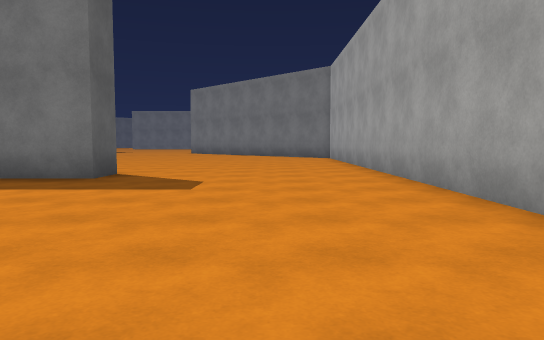
View 1 (above)

24 first-person views from a walk through a Unity game level. The camera is 1.2 m above the floor, tilts 4° down and sees 70° across. The floor is counted in squares, 2 m on a side. Each view is taken from the middle of a square. On the plan, view 1 faces up. The plan holds only what a view shows up to about 11 squares ahead; the rest is blank. The place goes on beyond the plan. Surface patterns are stand-ins for the level's own textures.

View 2
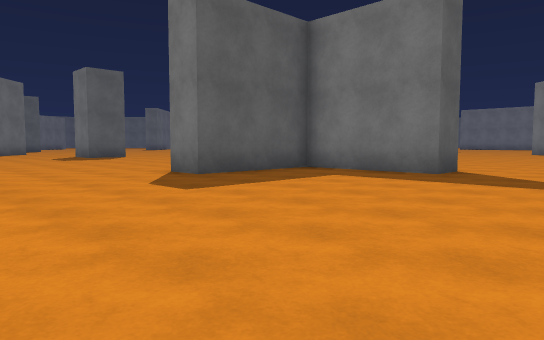

View 3
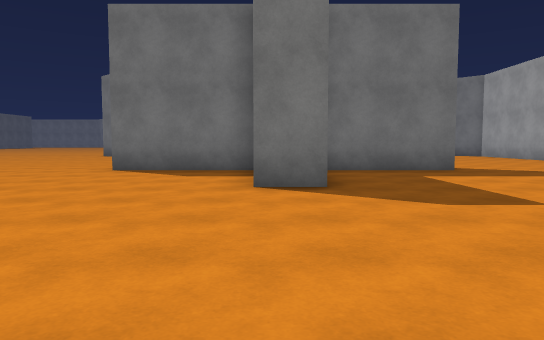

View 4
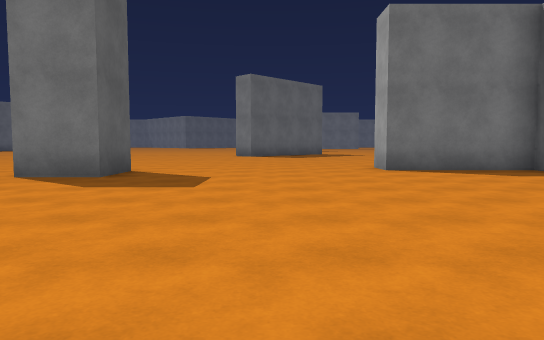

View 5
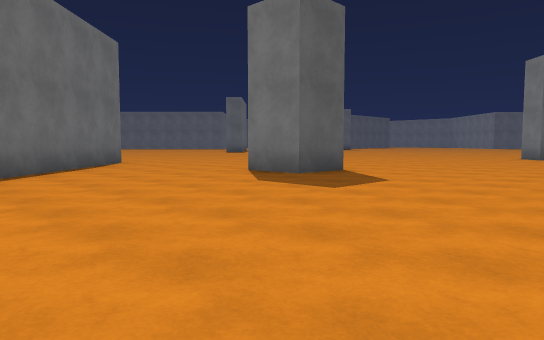

View 6
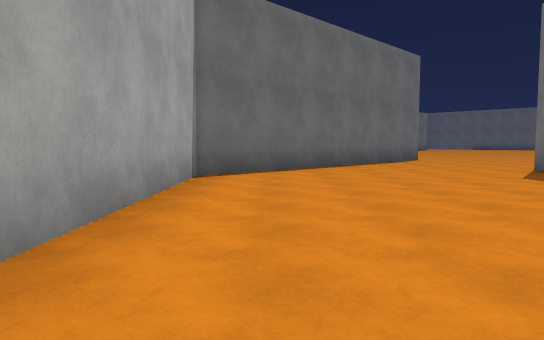

View 7
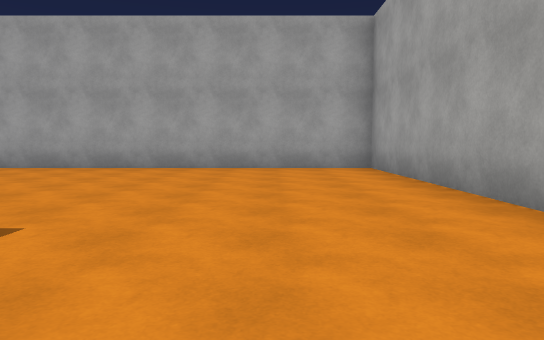

View 8
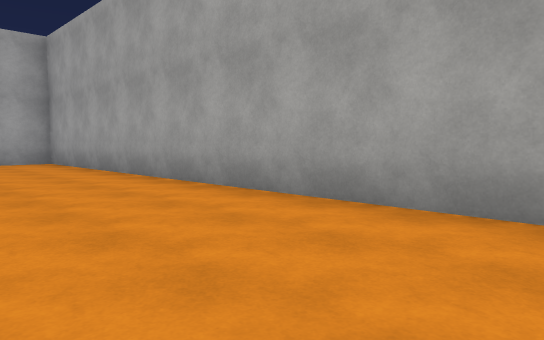

View 9
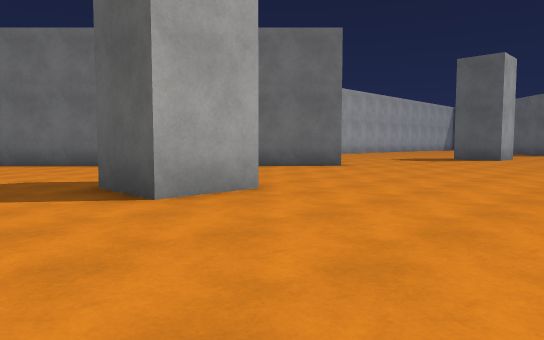

View 10
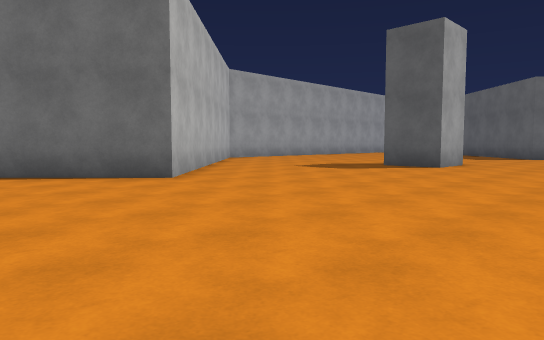

View 11
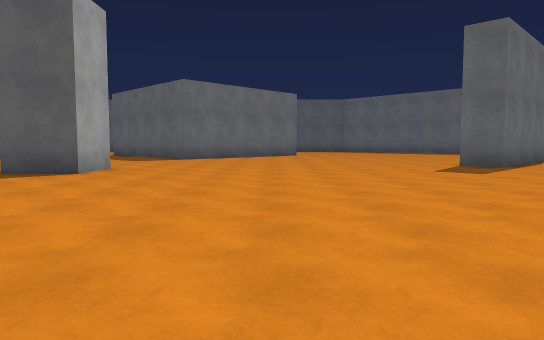

View 12
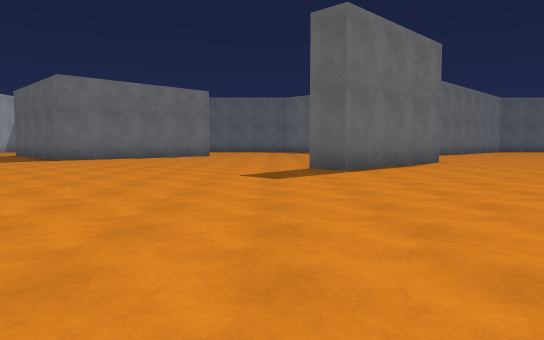

View 13
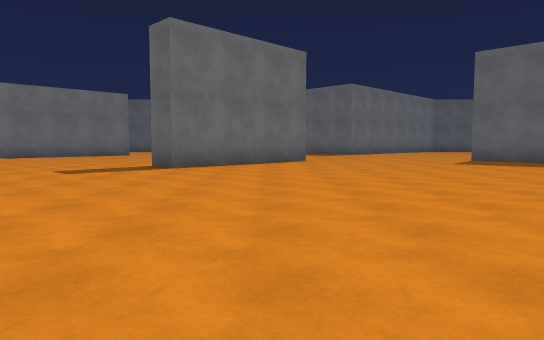

View 14
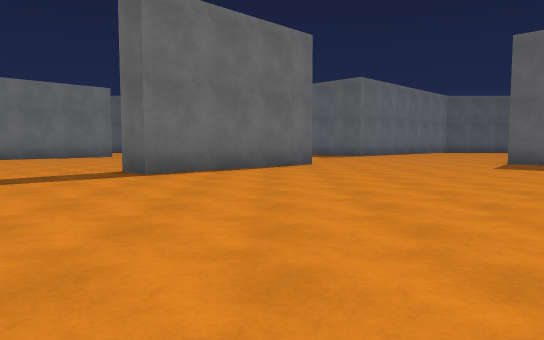

View 15
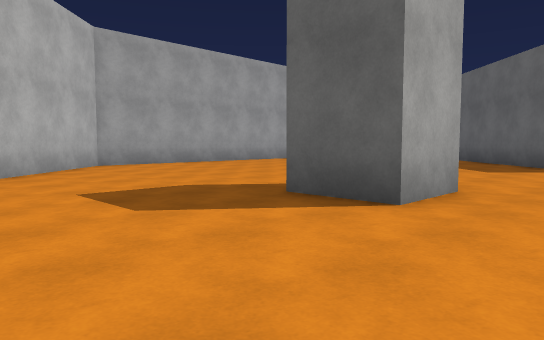

View 16
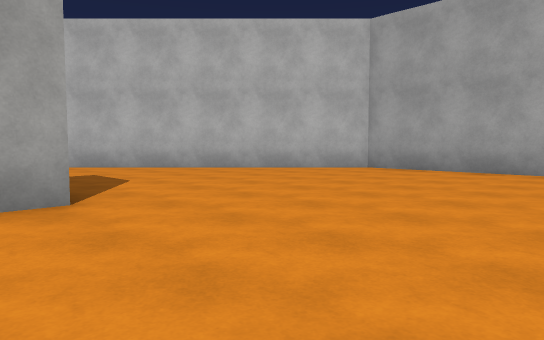

View 17
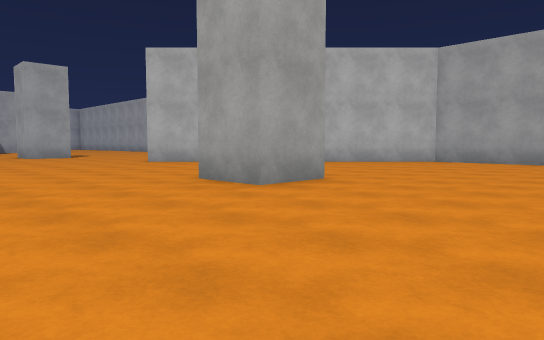

View 18
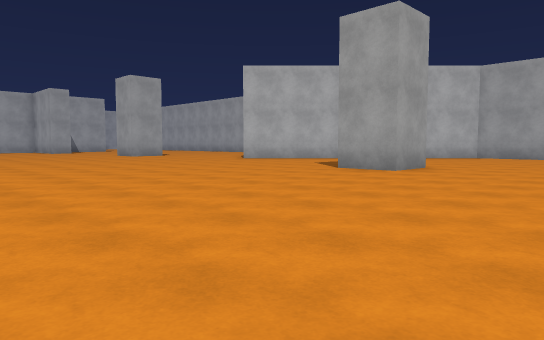

View 19
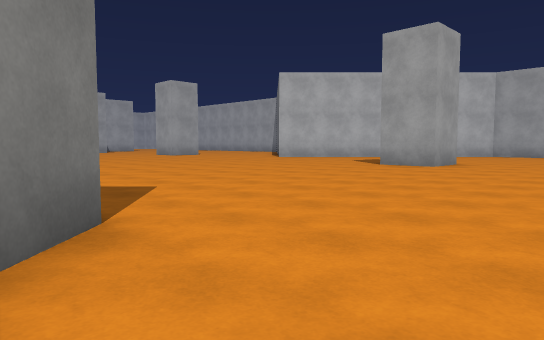

View 20
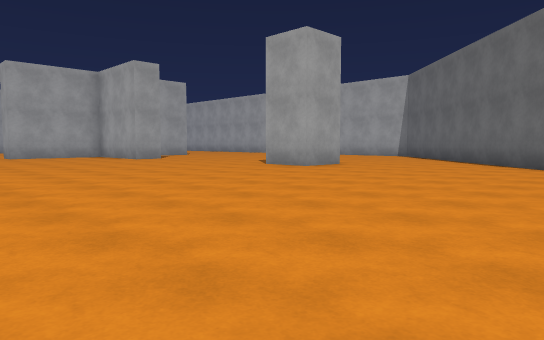

View 21
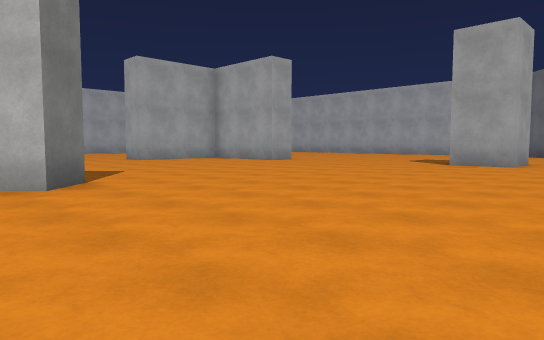

View 22
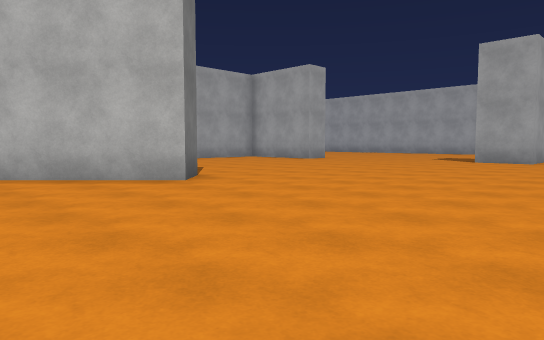

View 23
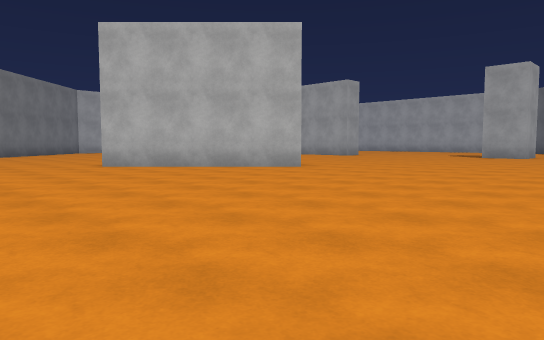

View 24
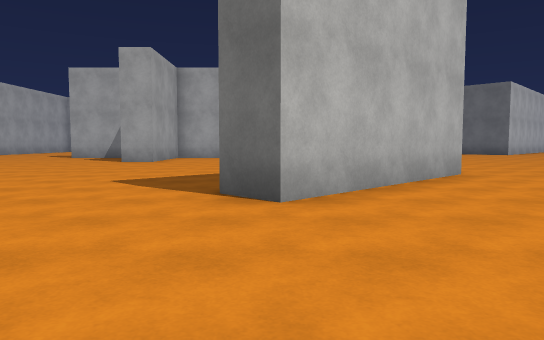

### Floor plan
Points are (right, up) in squares from view 1. A wall is a line through its corners. A room is listed if a view was taken in it or the views show most of it. See-through windows are left out.
Room 1 (views 1, 2, 3, 4, 5, 6, 7, 8, 9, 10, 11, 12, 13, 14, 15, 16, 17, 18, 19, 20, 21, 22, 23, 24)
walls: (-13.9, 14.8) (-14.6, 15.6) (-11.1, 19.1) (-10.3, 18.4); (-16, 6.2) (-16, 4.8) (-17.5, 4.8) (-17.5, 6.2) (-16, 6.2); (-7.1, 6.5) (-10.5, 6.5) (-10.5, 7.5); (-3, 7.6) (-3, 6.5) (-6.2, 6.5) (-6.2, 3.3) (-7.2, 3.3); (-30, 4.6) (-30, 6.2) (-28.5, 6.2) (-28.5, 4.8); (-33.9, 19.2) (-30.4, 15.6) (-31.1, 14.9) (-31.9, 15.7); (-32.6, -2.4) (-28.9, -2.4) (-22.5, 4.1) (-16.1, -2.4) (2.3, -2.4) (2.3, 11)

Positions as (right, up) in squares from view 1, and headings:
1: (0, 0), facing up
2: (0, -1), facing up-left
3: (-7, -2), facing up
4: (-13, -2), facing up
5: (-11, -1), facing up-left
6: (-9, -1), facing left
7: (-7, 0), facing right
8: (-10, 1), facing down-right
9: (-14, 10), facing down-left
10: (-19, 10), facing down-left
11: (-21, 10), facing left
12: (-22, 14), facing left
13: (-21, 18), facing left
14: (-23, 18), facing left
15: (-25, 8), facing down-left
16: (-34, 6), facing down-right
17: (-34, 10), facing down-right
18: (-34, 14), facing down-right
19: (-34, 16), facing down-right
20: (-24, 14), facing down-right
21: (-20, 17), facing down-right
22: (-20, 19), facing down-right
23: (-21, 23), facing down-right
24: (-11, 23), facing down
